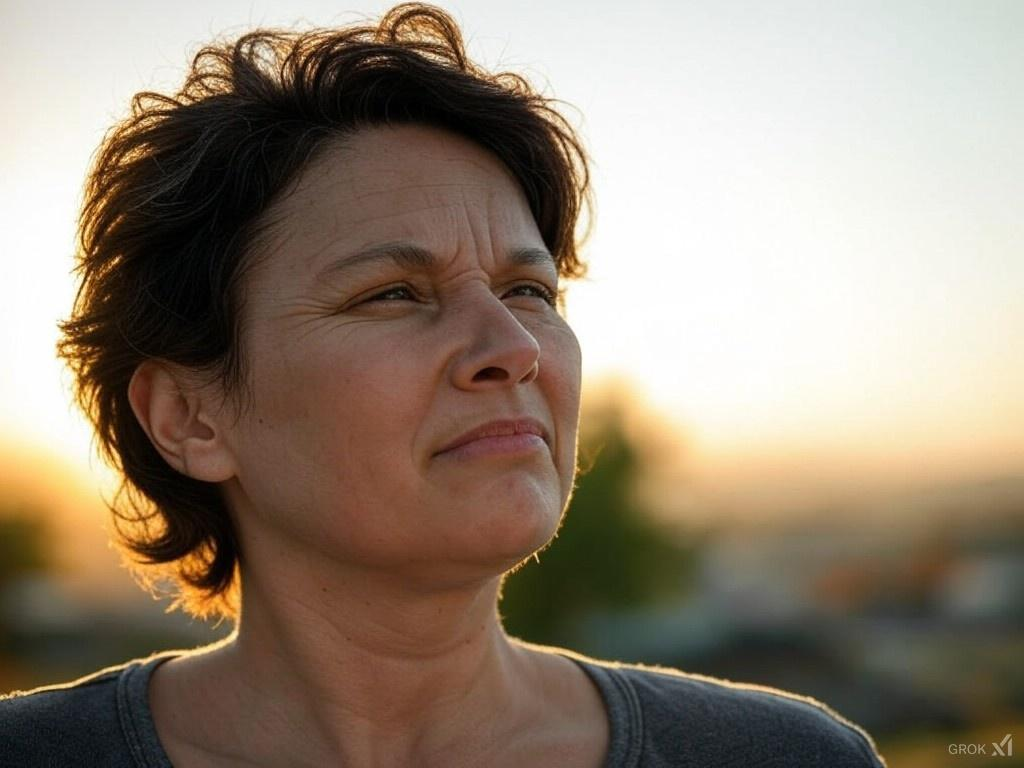
#> input picture face-squint/s1.jpg, 1024 x 768 px, found by its file name; its folder holds only this picture in this run
$ jupyter execute --allow-errors training_notebook.ipynb
#> lines starting #> are read from the running program, lines starting #| are printed output that depends on the picture
#> in process_directory, img is the input picture: PIL image 1024x768 RGB; mean R, G, B 146.7, 132.4, 116.1
[cell 1]
import os
from PIL import Image
import numpy as np
import pandas as pd
import matplotlib.pyplot as plt
import seaborn as sns
# For OpenCV-based face detection
import cv2
import tensorflow as tf
from tensorflow.keras.models import Sequential
from tensorflow.keras.callbacks import EarlyStopping, ReduceLROnPlateau
from tensorflow.keras.layers import (
    Conv2D,
    MaxPooling2D,
    Dense,
    Flatten,
    Dropout,
    BatchNormalization,
    GlobalAveragePooling2D,
    Reshape
)
from tensorflow.keras.layers import multiply

from sklearn.model_selection import train_test_split
# Suppress warnings
import warnings
warnings.filterwarnings('ignore', category=UserWarning)

# Imported all relevent libraries
# Loading face data

#read in image data

[cell 2]
# Path to your Haar Cascade XML file
HAAR_CASCADE_PATH = '/Users/loki/Desktop/worksurface/ai_lab/REPOS/vision/haarcascade_frontalface_default.xml'
face_cascade = cv2.CascadeClassifier(HAAR_CASCADE_PATH)

EYE_CASCADE_PATH = '/Users/loki/Desktop/worksurface/ai_lab/REPOS/vision/haarcascade_eye.xml'
eye_cascade = cv2.CascadeClassifier(EYE_CASCADE_PATH)
if eye_cascade.empty():
    raise IOError("Could not load Haar cascade for eyes.")

# [32 lines left out: function detect_faces, not called in this run]

def detect_faces_with_eye_check(pil_image, min_size=60, require_eyes=True):
    """
    Detect faces using Haar Cascade. Optionally require each detected face
    to have at least one eye detected within the bounding box.

    Args:
        pil_image: A PIL image.
        min_size (int): Minimum width/height of a face bounding box.
        require_eyes (bool): Whether to filter out bounding boxes with no eyes.

    Returns:
        face_images (list): A list of PIL Images (170x170).
    """
#> called with min_size = 60, require_eyes = True
    # Convert PIL -> OpenCV format (BGR)
    open_cv_image = np.array(pil_image.convert('RGB'))[:, :, ::-1]
    gray = cv2.cvtColor(open_cv_image, cv2.COLOR_BGR2GRAY)
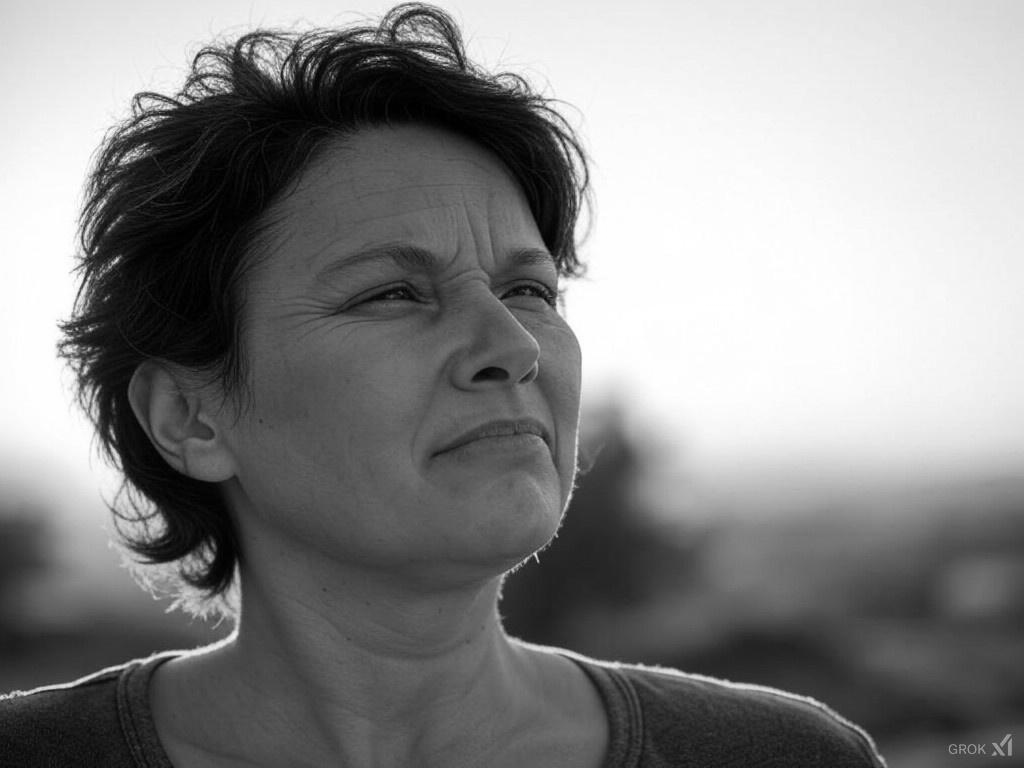
#> gray: shape (768, 1024); min 0, max 255, mean 134.8

    # Detect face bounding boxes
    faces_bboxes = face_cascade.detectMultiScale(
        gray,
        scaleFactor=1.1,
        minNeighbors=5,
        minSize=(30, 30),
        flags=cv2.CASCADE_SCALE_IMAGE
    )
#> faces_bboxes = [[335, 182, 271, 271]]

    face_images = []
    for (x, y, w, h) in faces_bboxes:
        # 1. Filter out if bounding box too small:
        if w < min_size or h < min_size:
            continue

        # 2. (Optional) Eye check: detect eyes within this face region
        if require_eyes:
            faceROI_gray = gray[y:y+h, x:x+w]
            eyes = eye_cascade.detectMultiScale(faceROI_gray)

            # If no eyes detected, skip
            if len(eyes) == 0:
                continue

        # Crop the face region
        face_bgr = open_cv_image[y:y+h, x:x+w]
        face_pil = Image.fromarray(face_bgr[:, :, ::-1], mode='RGB')

        # Resize/crop to 170×170
        face_pil = face_pil.resize((170, 170), Image.Resampling.LANCZOS)

        face_images.append(face_pil)
#> this loop made 1 pass
#> (x, y, w, h, eyes) on pass 1: (335, 182, 271, 271, [[110, 157, 69, 69], [24, 63, 94, 94]])
#> pass 1, in detect_faces_with_eye_check, `faceROI_gray = gray[y:y+h, x:x+w]`:
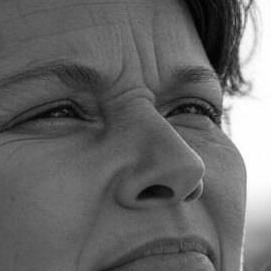
#> faceROI_gray: shape (271, 271); min 0, max 255, mean 103.8
#> pass 1, in detect_faces_with_eye_check, `face_bgr = open_cv_image[y:y+h, x:x+w]`:
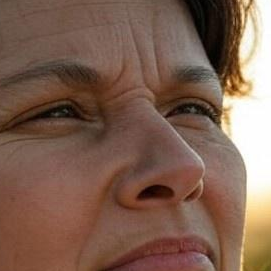
#> face_bgr: shape (271, 271, 3); mean B, G, R 81, 96.6, 126.4
#> after the loop, face_images = 1 item

    return face_images

def process_directory(directory):
    total_data = {'X': [], 'Y': [], 'raw': []}

    for filename in os.listdir(directory):
        if filename.startswith('.'):
            continue

        if filename.startswith('s'):
            label = 1  # Squint
        elif filename.startswith('us'):
            label = 0  # Not squint
        else:
            continue

        full_path = os.path.join(directory, filename)

        try:
            img = Image.open(full_path)

            # Use the new face+eye detection
            faces = detect_faces_with_eye_check(img, min_size=60, require_eyes=True)
#> faces = 1 item

            if len(faces) == 0:
                print(f"No valid (full) faces detected in {filename}. Skipping.")
                continue

            for face in faces:
                face_gray = face.convert('L')
                face_raw = np.array(face_gray)

                total_data['raw'].append(face_raw)

                face_flattened = face_raw.flatten()
                total_data['X'].append(face_flattened)
                total_data['Y'].append(label)
#> this loop made 1 pass

        except IOError:
            print(f"Cannot open image file: {filename}")

    if not total_data['X']:
        print("No valid images or faces found in directory.")
        return total_data

    # Pad flattened arrays to the same length
    max_len = max(len(x) for x in total_data['X'])
    X_padded = [np.pad(x, (0, max_len - len(x))) for x in total_data['X']]

    total_data['X'] = np.array(X_padded, dtype=np.float32)
    total_data['Y'] = np.array(total_data['Y'], dtype=np.int32)

    return total_data

def view_images(dict_obj, num_images):
    """
    Display up to n raw grayscale images (each 170x170).
    """
#> called with num_images = 50
    num_to_show = min(num_images, len(dict_obj['raw']))
    for i in range(num_to_show):
        image_2d = dict_obj['raw'][i]
        plt.imshow(image_2d, cmap='gray')
        plt.title(f"Face {i} - Label {dict_obj['Y'][i]}")
        plt.show()

def plot_label_distribution(df):
    """
    Plots and prints the distribution of squint (1) vs. not squint (0)
    in the given DataFrame. Assumes 'Y' is the label column.
    """
    # 1. Print counts and percentages
    label_counts = df['Y'].value_counts()
    label_percentages = df['Y'].value_counts(normalize=True) * 100

    print("Label Counts:")
    print(label_counts)
    print("\nLabel Percentages (%):")
    print(label_percentages)

    # 2. Plot the distribution
    sns.set_style("whitegrid")
    plt.figure(figsize=(6, 4))
    ax = sns.countplot(x='Y', data=df, palette='viridis')
    ax.set_xticklabels(['Not Squint (0)', 'Squint (1)'])
    plt.title("Distribution of Squint vs. Not Squint")
    plt.xlabel("Label")
    plt.ylabel("Count")
    plt.show()
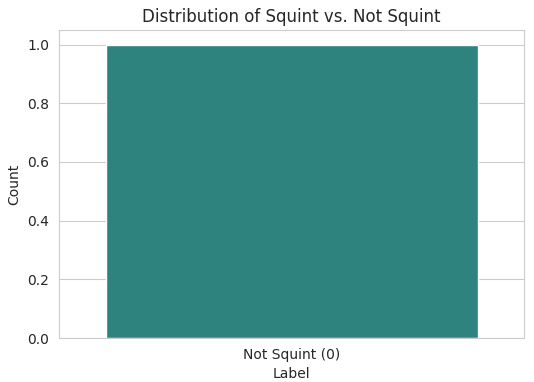
#> figure drawn by matplotlib, 1 panel

$ run again, on face-squint/s2.jpg
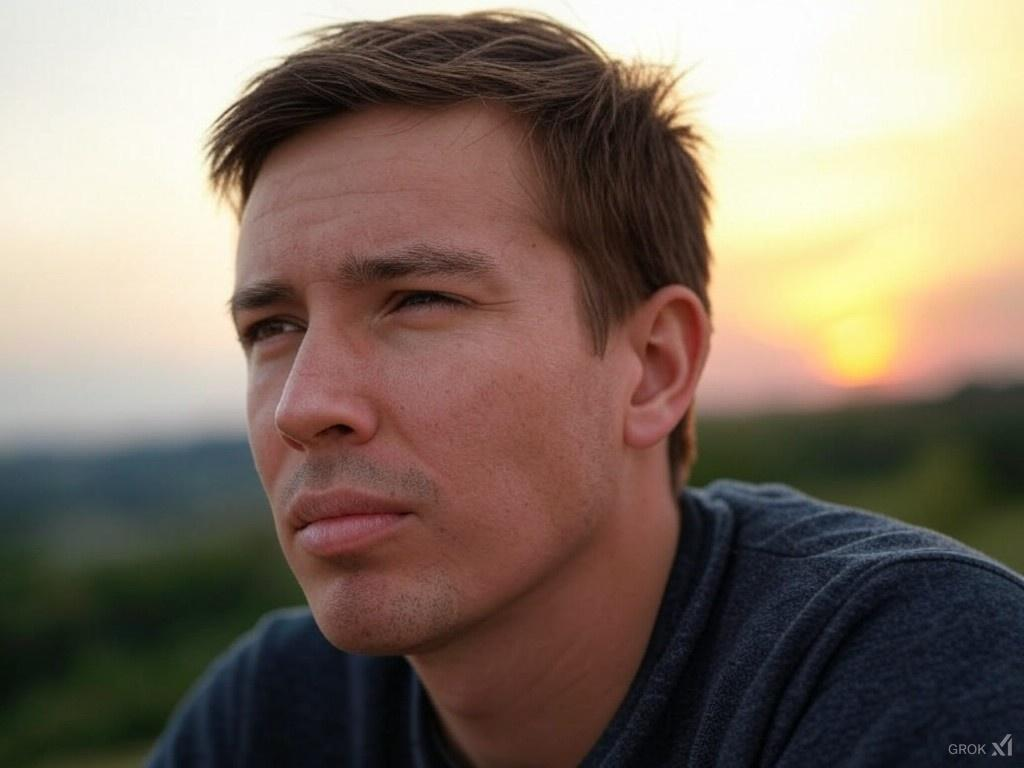
#> input picture face-squint/s2.jpg, 1024 x 768 px, found by its file name
#> in process_directory, img is the input picture: PIL image 1024x768 RGB; mean R, G, B 128.1, 112.7, 100.2
#> faces_bboxes = [[172, 166, 370, 370]]
#> the loop in detect_faces_with_eye_check, `for (x, y, w, h) in faces_bboxes:` made 1 pass
#> (x, y, w, h, eyes) on pass 1: (172, 166, 370, 370, [[66, 129, 67, 67]])
#> pass 1, in detect_faces_with_eye_check, `faceROI_gray = gray[y:y+h, x:x+w]`:
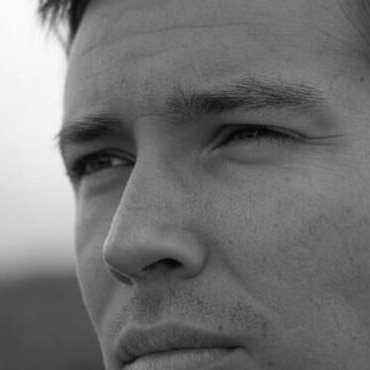
#> faceROI_gray: shape (370, 370); min 3, max 252, mean 114.8
#> pass 1, in detect_faces_with_eye_check, `face_bgr = open_cv_image[y:y+h, x:x+w]`:
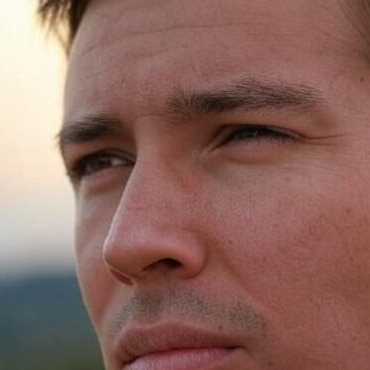
#> face_bgr: shape (370, 370, 3); mean B, G, R 96.5, 104.9, 141.2
#> after the loop in detect_faces_with_eye_check, `for (x, y, w, h) in faces_bboxes:`: face_images = 1 item
#> the loop in process_directory, `for face in faces:` made 1 pass

$ run again, on face-squint/s20.jpg
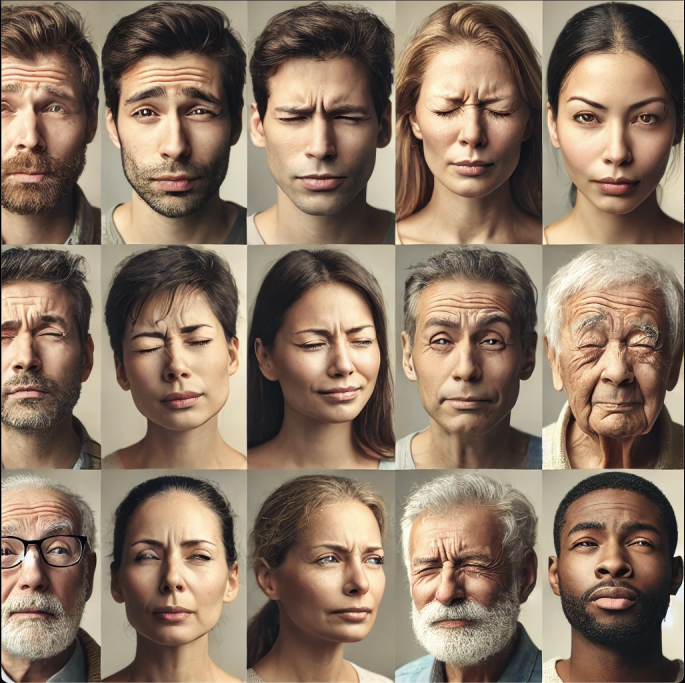
#> input picture face-squint/s20.jpg, 2054 x 2048 px, found by its file name (shown at 1/3 size)
#> in process_directory, img is the input picture: PIL image 2054x2048 RGB; mean R, G, B 139.2, 118.5, 100.7
#> faces_bboxes = [[827, 876, 364, 364], [875, 1533, 363, 363], [753, 192, 421, 421], [333, 1510, 381, 381], [1218, 171, 396, 396], [1642, 201, 386, 386], [325, 859, 402, 402], [1653, 1473, 362, 362], [1148, 1539, 409, 409], [1177, 842, 439, 439], [286, 144, 477, 477]]
#> the loop in detect_faces_with_eye_check, `for (x, y, w, h) in faces_bboxes:` made 11 passes
#> (x, y, w, h, eyes) on passes 8, 9, 11: (1653, 1473, 362, 362, [[249, 133, 48, 48], [53, 112, 98, 98]]), (1148, 1539, 409, 409, [[97, 178, 43, 43]]), (286, 144, 477, 477, [[293, 171, 38, 38], [107, 152, 81, 81], [261, 142, 97, 97]])
#> after the loop in detect_faces_with_eye_check, `for (x, y, w, h) in faces_bboxes:`:
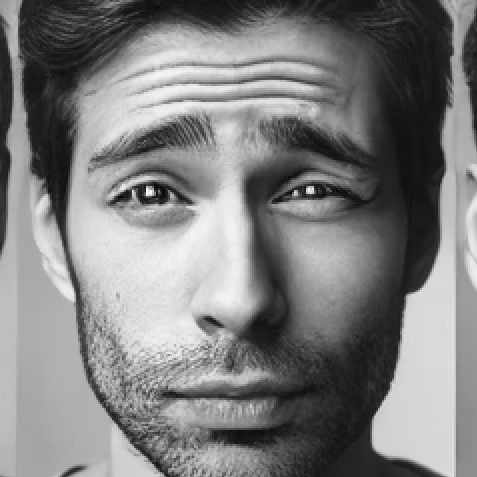
#> faceROI_gray: shape (477, 477); min 2, max 253, mean 127
#> after the loop in detect_faces_with_eye_check, `for (x, y, w, h) in faces_bboxes:`: face_images = 10 items
#> the loop in process_directory, `for face in faces:` made 10 passes
#> in plot_label_distribution, `plt.show()`:
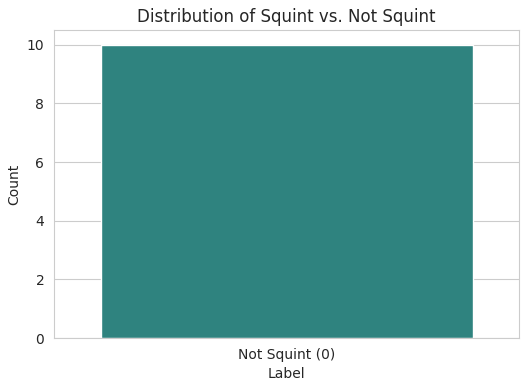
#> figure drawn by matplotlib, 1 panel

$ run again, on face-squint/s10.jpg
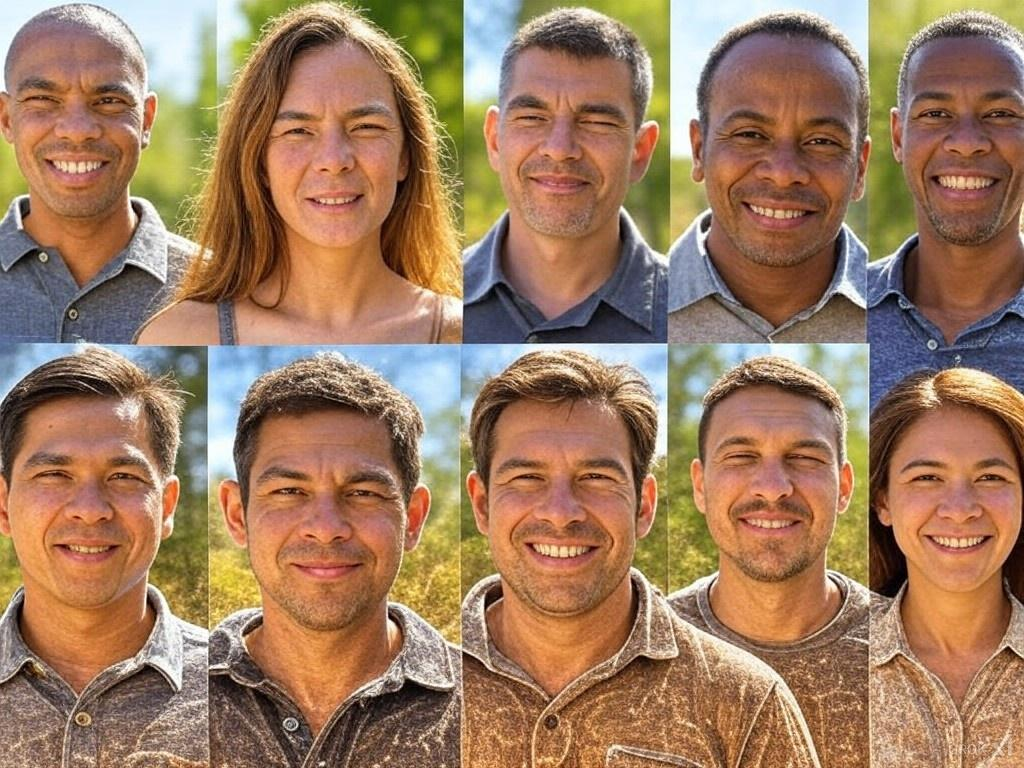
#> input picture face-squint/s10.jpg, 1024 x 768 px, found by its file name
#> in process_directory, img is the input picture: PIL image 1024x768 RGB; mean R, G, B 158, 124.1, 96.1
#> faces_bboxes = [[905, 78, 54, 54], [881, 430, 136, 136], [474, 51, 175, 175], [248, 67, 168, 168], [692, 399, 157, 157], [466, 407, 189, 189], [229, 422, 194, 194], [700, 463, 139, 139], [7, 416, 165, 165], [679, 64, 197, 197]]
#> the loop in detect_faces_with_eye_check, `for (x, y, w, h) in faces_bboxes:` made 10 passes
#> (x, y, w, h, eyes) on passes 2, 5, 7, 8, 9: (881, 430, 136, 136, [[94, 99, 22, 22], [88, 29, 39, 39], [22, 28, 46, 46]]), (692, 399, 157, 157, [[39, 113, 23, 23], [90, 112, 24, 24], [20, 26, 59, 59]]), (229, 422, 194, 194, [[43, 53, 38, 38], [112, 52, 44, 44]]), (700, 463, 139, 139, [[30, 50, 22, 22]]), (7, 416, 165, 165, [[39, 117, 33, 33], [12, 16, 77, 77]])
#> after the loop in detect_faces_with_eye_check, `for (x, y, w, h) in faces_bboxes:`:
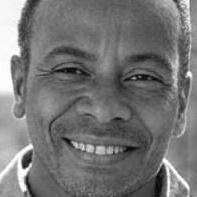
#> faceROI_gray: shape (197, 197); min 7, max 255, mean 116.7
#> after the loop in detect_faces_with_eye_check, `for (x, y, w, h) in faces_bboxes:`: face_images = 6 items
#> the loop in process_directory, `for face in faces:` made 6 passes
#> in plot_label_distribution, `plt.show()`:
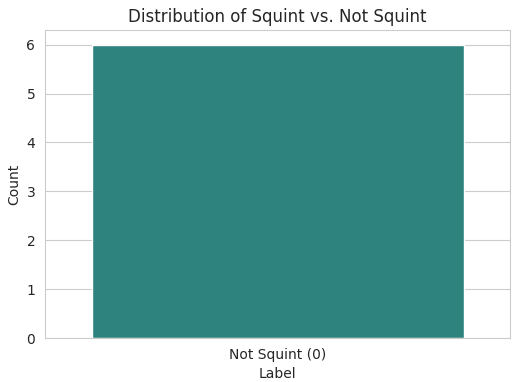
#> figure drawn by matplotlib, 1 panel
